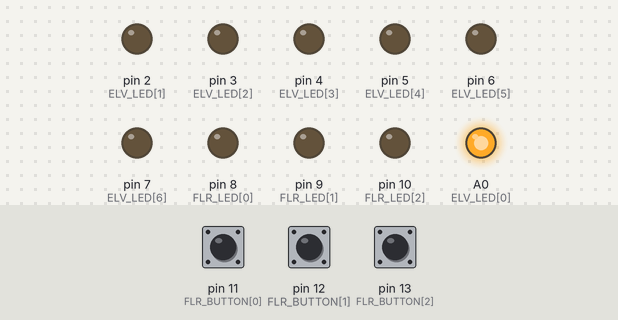
Simulated run of this sketch. Board: Arduino Uno, built with avr-gcc and run on an emulated ATmega328P. On the bench: output pins drawn as LEDs (lit = HIGH). The test bench sets the inputs (shaded band); at power-on: pin 12 (FLR_BUTTON[1]) LOW, pin 11 (FLR_BUTTON[0]) LOW, pin 13 (FLR_BUTTON[2]) LOW.

Above: at 1.2 s.
1.3 s: pin 12 (FLR_BUTTON[1]) pulled HIGH for 0.15 s
At 3.1 s:
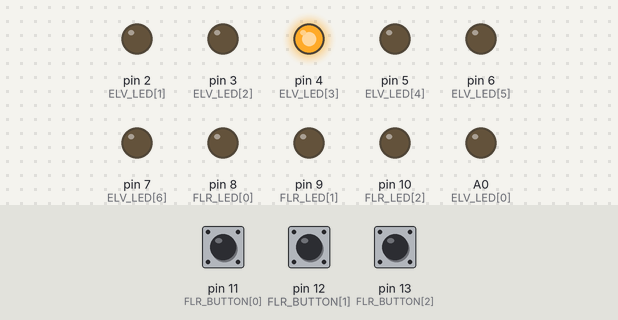
3.8 s: pin 11 (FLR_BUTTON[0]) pulled HIGH for 0.15 s
At 4.05 s:
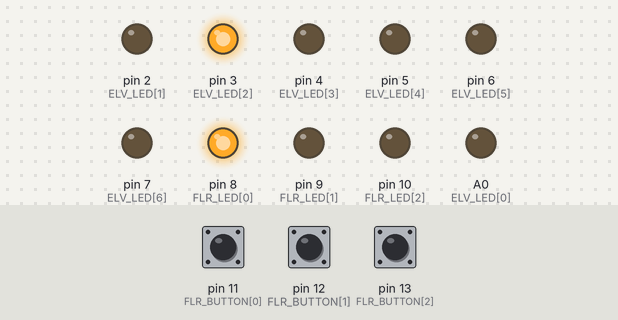
6.2 s: pin 13 (FLR_BUTTON[2]) pulled HIGH for 0.15 s
At 6.44 s:
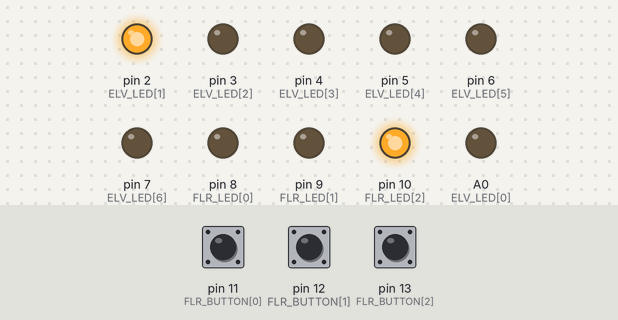
9.2 s: pin 11 (FLR_BUTTON[0]) pulled HIGH for 1 s
At 9.44 s:
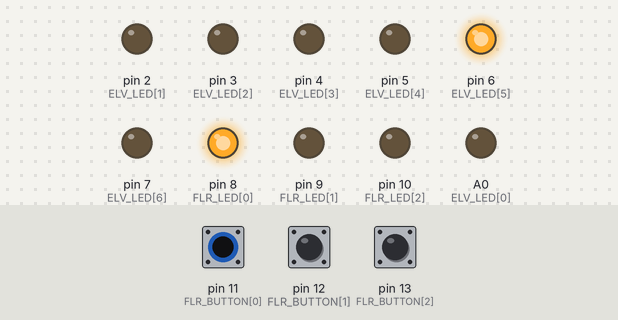
12.2 s: pin 11 (FLR_BUTTON[0]) pulled HIGH for 0.15 s
13.8 s: pin 12 (FLR_BUTTON[1]) pulled HIGH for 1 s
At 14.04 s:
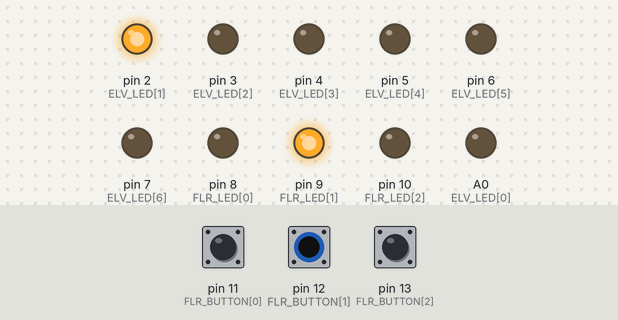
Timing chart, 0 to 16.8 s (numbered marks = the images above; inputs shaded):
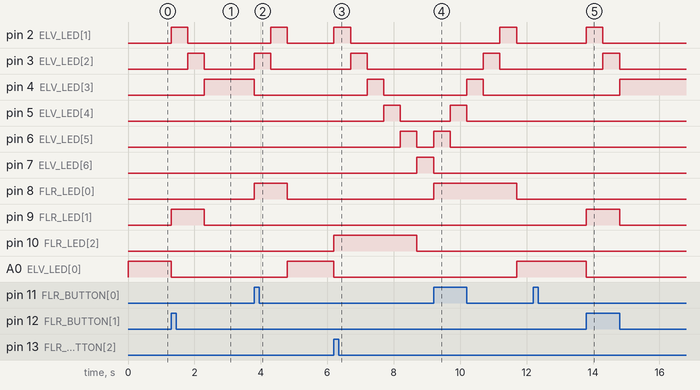

Measured:
- after the input at 1.3 s, pin 2 (ELV_LED[1]): LOW → HIGH at once, → LOW 0.50 s later; pin 3 (ELV_LED[2]): LOW → HIGH after 0.50 s, → LOW 0.50 s later; pin 4 (ELV_LED[3]): LOW → HIGH after 1.0 s; pin 9 (FLR_LED[1]): LOW → HIGH at once, → LOW 1.0 s later; A0 (ELV_LED[0]): HIGH → LOW at once
- after the input at 3.8 s, pin 2 (ELV_LED[1]): LOW → HIGH after 0.50 s, → LOW 0.50 s later; pin 3 (ELV_LED[2]): LOW → HIGH at once, → LOW 0.50 s later; pin 4 (ELV_LED[3]): HIGH → LOW at once; pin 8 (FLR_LED[0]): LOW → HIGH at once, → LOW 1.0 s later; A0 (ELV_LED[0]): LOW → HIGH after 1.0 s
- after the input at 6.2 s, pin 2 (ELV_LED[1]): LOW → HIGH at once, → LOW 0.50 s later; pin 3 (ELV_LED[2]): LOW → HIGH after 0.50 s, → LOW 0.50 s later; pin 4 (ELV_LED[3]): LOW → HIGH after 1.0 s, → LOW 0.50 s later; pin 5 (ELV_LED[4]): LOW → HIGH after 1.5 s, → LOW 0.50 s later; pin 6 (ELV_LED[5]): LOW → HIGH after 2.0 s, → LOW 0.50 s later
- after the input at 9.2 s, pin 2 (ELV_LED[1]): LOW → HIGH after 2.0 s, → LOW 0.50 s later; pin 3 (ELV_LED[2]): LOW → HIGH after 1.5 s, → LOW 0.50 s later; pin 4 (ELV_LED[3]): LOW → HIGH after 1.0 s, → LOW 0.50 s later; pin 5 (ELV_LED[4]): LOW → HIGH after 0.50 s, → LOW 0.50 s later; pin 6 (ELV_LED[5]): LOW → HIGH at once, → LOW 0.50 s later
- after the input at 13.8 s, pin 2 (ELV_LED[1]): LOW → HIGH at once, → LOW 0.50 s later; pin 3 (ELV_LED[2]): LOW → HIGH after 0.50 s, → LOW 0.50 s later; pin 4 (ELV_LED[3]): LOW → HIGH after 1.0 s; pin 9 (FLR_LED[1]): LOW → HIGH at once, → LOW 1.0 s later; A0 (ELV_LED[0]): HIGH → LOW at once

The sketch:

oneday_elevator.ino
```cpp
const int FLR_BUTTON[3] = {11, 12, 13};
const int FLR_LED[3] = {8, 9, 10};
const int ELV_LED[7] = {A0, 2, 3, 4, 5, 6, 7};

int currentFloor = 0;
int targetFloor = -1;
int currentIndex = 0;  // 0(1층), 1, 2, 3(2층), 4, 5, 6(3층)
int targetIndex = -1;
int direction = 0;     // 정지: 0, 위: 1, 아래: -1
bool call[3] = {false, false, false};
bool prevButtonState[3] = {false, false, false};
bool isMoving = false;

unsigned long lastMoveTime = 0;

void setup()
{
  Serial.begin(9600);
  for (int i = 0; i < 3; i++)
  {
    pinMode(FLR_BUTTON[i], INPUT);
    pinMode(FLR_LED[i], OUTPUT);
    digitalWrite(FLR_LED[i], LOW);
  }
  for (int i = 0; i < 7; i++)
  {
    pinMode(ELV_LED[i], OUTPUT);
    digitalWrite(ELV_LED[i], LOW);
  }
  digitalWrite(ELV_LED[currentIndex], HIGH);  // 1층에서 시작
}

void loop()
{
  detectCall();

  if (!isMoving)
  {
    direction = determineDir();
    targetFloor = findTargetFloor();
    if (targetFloor != -1)
    {
      targetIndex = targetFloor * 3;
      isMoving = true;
    }
  }
  else
  {
    moveElevator();
  }
}

// 호출 감지 및 LED 제어
void detectCall()
{
  for (int i = 0; i < 3; i++)
  {
    bool currButtonState = digitalRead(FLR_BUTTON[i]);
    if (prevButtonState[i] == LOW && currButtonState == HIGH)
    {
      call[i] = !call[i];
      if (call[i])
      {
        digitalWrite(FLR_LED[i], HIGH);
      }
      else
      {
        digitalWrite(FLR_LED[i], LOW);
      }
    }
    prevButtonState[i] = currButtonState;
  }
}

// 호출 상태에 따라 방향 결정
int determineDir()
{
  for (int i = currentFloor + 1; i < 3; i++)
  {
    if (call[i])
    {
      return 1;
    }
  }
  for (int i = currentFloor - 1; i >= 0; i--)
  {
    if (call[i])
    {
      return -1;
    }
  }
  return 0;
}

// 방향에 따라 가장 가까운 호출층을 반환
int findTargetFloor()
{
  if (direction == 0)  // 정지 상태면 전체 순차 탐색
  {
    for (int i = 0; i < 3; i++)
    {
      if (call[i])
      {
        return i;
      }
    }
  }
  else if (direction == 1)  // 위로 이동 중
  {
    for (int i = currentFloor + 1; i < 3; i++)
    {
      if (call[i])
      {
        return i;
      }
    }
    for (int i = currentFloor - 1; i >= 0; i--)
    {
      if (!call[i])
      {
        return i;
      }
    }
  }
  else if (direction == -1)  // 아래로 이동 중
  {
    for (int i = currentFloor - 1; i >= 0; i--)
    {
      if (call[i])
      {
        return i;
      }
    }
    for (int i = currentFloor + 1; i < 3; i++)
    {
      if (!call[i])
      {
        return i;
      }
    }
  }
  return -1;
}

void moveElevator()
{
  unsigned long currentTime = millis();
  if (currentTime - lastMoveTime < 500)
  {
    return;
  }

  // 엘베LED 한 칸 이동
  digitalWrite(ELV_LED[currentIndex], LOW);
  if (direction == 1 && currentIndex < 6)
  {
    currentIndex++;
  }
  else if (direction == -1 && currentIndex > 0)
  {
    currentIndex--;
  }
  digitalWrite(ELV_LED[currentIndex], HIGH);

  // 층 위치에 도달한 경우
  if (currentIndex % 3 == 0)
  {
    currentFloor = currentIndex / 3;

    // 도착한 층에 호출이 있으면 정차
    if (call[currentFloor])
    {
      call[currentFloor] = false;
      digitalWrite(FLR_LED[currentFloor], LOW);

      direction = determineDir();
      targetFloor = findTargetFloor();
      if (targetFloor != -1)
      {
        targetIndex = targetFloor * 3;
      }
      else
      {
        targetFloor = -1;
        targetIndex = -1;
        direction = 0;
        isMoving = false;
      }
    }

    // 호출이 취소된 경우 경로 재탐색 또는 정지
    if (targetFloor != -1 && !call[targetFloor])
    {
      direction = determineDir();
      targetFloor = findTargetFloor();
      if (targetFloor != -1)
      {
        targetIndex = targetFloor * 3;
      }
      else
      {
        targetFloor = -1;
        targetIndex = -1;
        direction = 0;
        isMoving = false;
      }
    }
  }

  lastMoveTime = currentTime;
}
```
